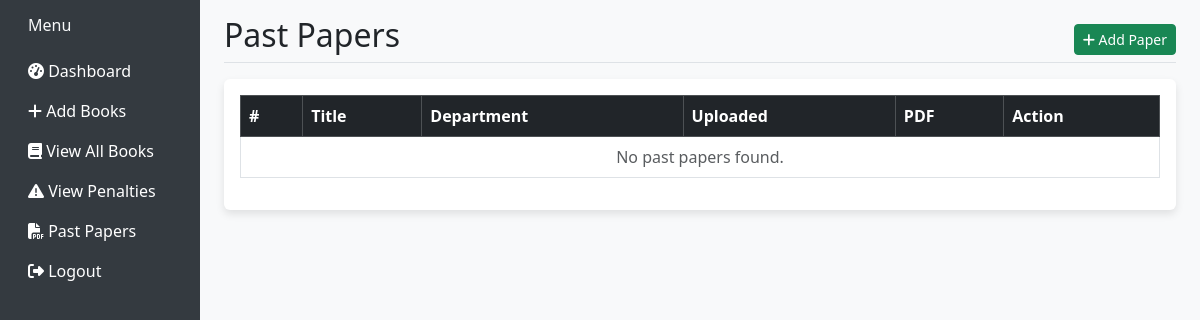
The app's page /past-papers/, older data.
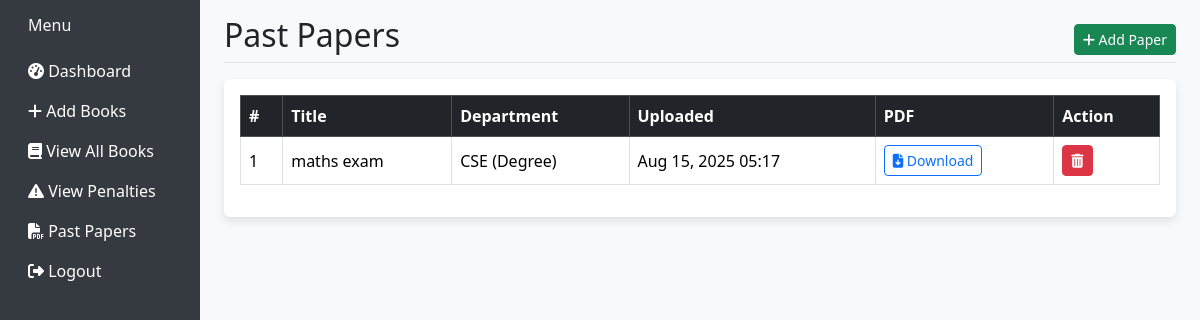
The same page, newer data.
### apps/pages/models.py (models this page shows, shortened)
class PastPaper(models.Model):
    YEAR_CHOICES = [
        (1, '1st Year'),
        (2, '2nd Year'),
        (3, '3rd Year'),
        (4, '4th Year'),
    ]
    title = models.CharField(max_length=255)
    department = models.ForeignKey(Department, on_delete=models.CASCADE)
    academic_year = models.PositiveSmallIntegerField(choices=YEAR_CHOICES)
    published_year = models.PositiveIntegerField()
    pdf = models.FileField(upload_to='past_papers/')
    uploaded_at = models.DateTimeField(auto_now_add=True)

class Department(models.Model):
    name = models.CharField(max_length=100, unique=True)
    code = models.CharField(max_length=10, default='00')
    category = models.CharField(
        max_length=20,
        choices=[('degree', 'Degree'), ('diploma', 'Diploma')],
        default='degree'
    )
    def __str__(self):
        return f"{self.name} ({self.category})"

### apps/pages/librarian.py (the view)
# urls.py: path('past-papers/', librarian.past_papers, name='past_paper_list'),
def past_papers(request):
    papers = PastPaper.objects.all().order_by('-uploaded_at')
    return render(request, 'librarian/past_papers.html', {'papers': papers})

### templates/librarian/past_papers.html (shortened to what this page needs)
{% load static %}
<!DOCTYPE html>
<html lang="en">
<head>
    <link href="https://cdn.jsdelivr.net/npm/bootstrap@5.3.2/dist/css/bootstrap.min.css" rel="stylesheet">
    <link href="https://cdnjs.cloudflare.com/ajax/libs/font-awesome/6.5.0/css/all.min.css" rel="stylesheet">
</head>
<body>
    <div class="container-fluid">
        <div class="row">
            <nav class="col-md-3 col-lg-2 d-md-block sidebar collapse">
                {% include 'librarian/partial/sidebar.html' %}
            </nav>
            <main class="col-md-9 ms-sm-auto col-lg-10 px-md-4 pt-3">
                <div class="d-flex justify-content-between align-items-center mb-3 border-bottom">
                    <h2>Past Papers</h2>
                    <a href="{% url 'add_past_paper' %}" class="btn btn-success btn-sm">
                        <i class="fas fa-plus"></i> Add Paper
                    </a>
                </div>
                <div class="card">
                    <div class="card-body">
                        <div class="table-responsive">
                            <table class="table table-bordered table-hover align-middle">
                                <thead class="table-dark">
                                    <tr>
                                        <th>#</th>
                                        <th>Title</th>
                                        <th>Department</th>
                                        <th>Uploaded</th>
                                        <th>PDF</th>
                                        <th>Action</th>
                                    </tr>
                                </thead>
                                <tbody>
                                    {% for paper in papers %}
                                    <tr>
                                        <td>{{ forloop.counter }}</td>
                                        <td>{{ paper.title }}</td>
                                        <td>{{ paper.department }}</td>
                                        <td>{{ paper.uploaded_at|date:"M d, Y H:i" }}</td>
                                        <td><a href="{{ paper.pdf.url }}" class="btn btn-outline-primary btn-sm"
                                                target="_blank"><i class="fas fa-file-download"></i> Download</a></td>
                                        <td>
                                            <a href="{% url 'delete_past_paper' paper.id %}"
                                                class="btn btn-danger btn-sm"
                                                onclick="return confirm('Delete this paper?');">
                                                <i class="fas fa-trash-alt"></i>
                                            </a>
                                        </td>
                                    </tr>
                                    {% empty %}
                                    <tr>
                                        <td colspan="6" class="text-center text-muted">No past papers found.</td>
                                    </tr>
                                    {% endfor %}
                                </tbody>
                            </table>
                        </div>
                    </div>
                </div>
            </main>
        </div>
    </div>
</body>
</html>

Row changes from the older to the newer data that the page shows:
added PastPaper: title "maths exam", department "CSE (Degree)", uploaded_at "Aug 15, 2025 05:17"
Text that changed along with them:
text no longer shown: "No past papers found."
